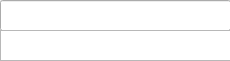
<?xml version="1.0" encoding="UTF-8"?>
<ui version="4.0">
 <class>MainWindow</class>
 <widget class="QMainWindow" name="MainWindow">
  <property name="geometry">
   <rect>
    <x>0</x>
    <y>0</y>
    <width>230</width>
    <height>61</height>
   </rect>
  </property>
  <property name="windowTitle">
   <string>MainWindow</string>
  </property>
  <widget class="QWidget" name="centralWidget">
   <widget class="QLineEdit" name="lineEdit">
    <property name="geometry">
     <rect>
      <x>0</x>
      <y>0</y>
      <width>231</width>
      <height>31</height>
     </rect>
    </property>
   </widget>
   <widget class="QTextBrowser" name="textBrowser">
    <property name="geometry">
     <rect>
      <x>0</x>
      <y>30</y>
      <width>231</width>
      <height>31</height>
     </rect>
    </property>
   </widget>
  </widget>
 </widget>
 <layoutdefault spacing="6" margin="11"/>
 <resources/>
 <connections/>
</ui>
